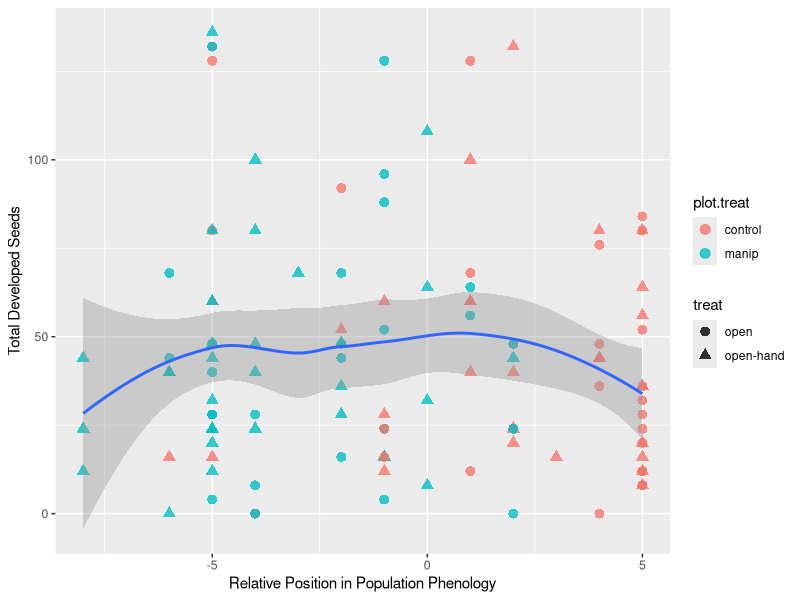
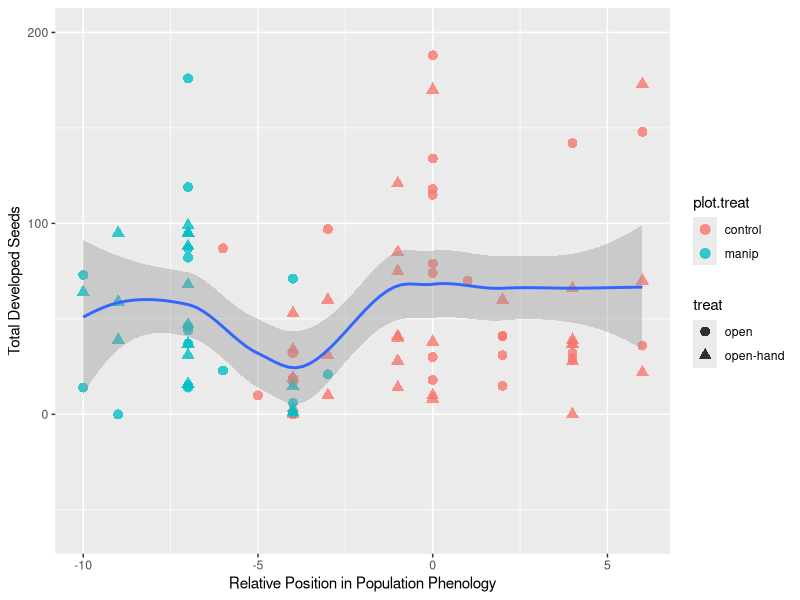
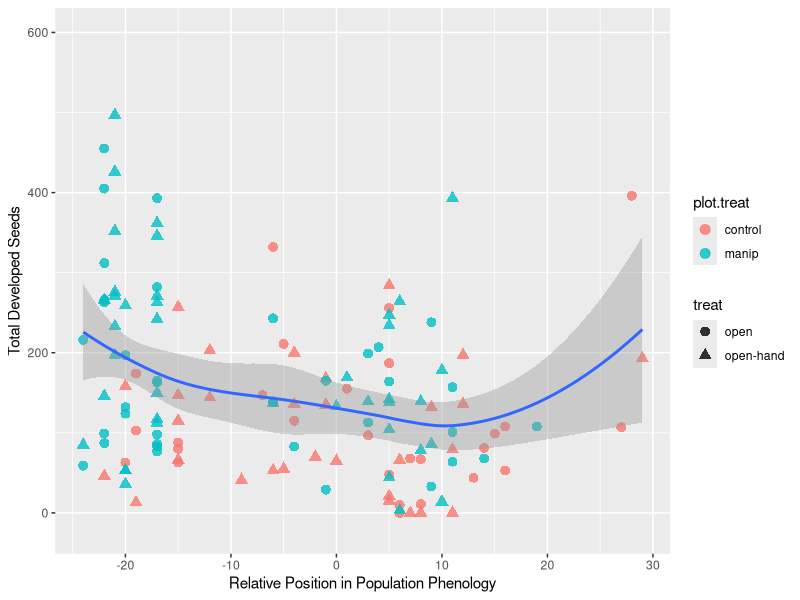

The R script that drew these images, in order:
## ---- chunk 1
knitr::opts_chunk$set(echo = TRUE)
## ---- chunk 2
suppressWarnings(suppressPackageStartupMessages(require(knitr)))
suppressWarnings(suppressPackageStartupMessages(require(tidyverse)))
suppressWarnings(suppressPackageStartupMessages(require(lme4)))
suppressWarnings(suppressPackageStartupMessages(require(ggplot2)))
## ---- chunk 3
mert = read.csv("Mertensia_final2.csv") # read in Mertensia data
## ---- chunk 4
delph = read.csv("Delphinium_final2.csv") # read in Delphinium data
## ---- chunk 5
pot = read.csv("Potentilla_final2.csv") # read in Potentilla data
pot<-pot[-119,] #removing one row with NA in treatment column
## ---- chunk 6
Mert.glmer = glmer(total.seeds ~ relative.position + plot.treat + (1|site), family = poisson, data = mert, na.action = na.omit) # Mertensia mixed effects model from the lme4 package
summary(Mert.glmer) # summary of model output
## ---- chunk 7
ggplot(mert, aes(x=mert$relative.position, y=mert$total.seeds)) +
  labs(y="Total Developed Seeds",x="Relative Position in Population Phenology") +
  geom_point(aes(color=plot.treat,shape=treat),size=3, alpha = 0.8) +
  geom_smooth()
## ---- chunk 8
Delph.glmer = glmer(total.seeds ~ relative.position + plot.treat + (1|site), family = poisson, data = delph, na.action = na.omit) # Delphinium mixed effects model from the lme4 package
summary(Delph.glmer) # summary of model output
## ---- chunk 9
ggplot(delph, aes(x=delph$relative.position, y=delph$total.seeds)) +
  labs(y="Total Developed Seeds",x="Relative Position in Population Phenology") +
  geom_point(aes(color=plot.treat,shape=treat),size=3, alpha = 0.8) +
  geom_smooth() + ylim(-60,200)
## ---- chunk 10
Pot.glmer = glmer(total.seeds ~ relative.position + plot.treat + (1|site), family = poisson, data = pot, na.action = na.omit) # Potentilla mixed effects model from the lme4 package
summary(Pot.glmer) # summary of model output
## ---- chunk 11
ggplot(pot, aes(x=pot$relative.position, y=pot$total.seeds)) +
  labs(y="Total Developed Seeds",x="Relative Position in Population Phenology") +
  geom_point(aes(color=plot.treat,shape=treat),size=3, alpha = 0.8) +
  geom_smooth() + ylim(-20,600)
## ---- chunk 12
sessionInfo()
